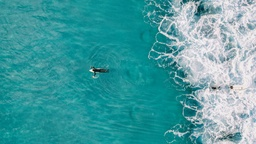
#> input picture ridimensionare/surfer.jpg, 256 x 144 px, shrunk from 1920 x 1079 before the run
$ python energy.py surfer.jpg surfer-energy.png
#> lines starting #> are read from the running program, lines starting #| are printed output that depends on the picture
### ridimensionare/utils.py
"""
This module contains a set of utilities that are helpful for working with images,
which are needed to actually apply the seam carving algorithm to images.

"""


from PIL import Image


class Color:

    """
    A simple class representing an RGB value.
    """

    def __init__(self, r, g, b):
        self.r = r
        self.g = g
        self.b = b

    def __repr__(self):
        return f'Color({self.r}, {self.g}, {self.b})'

    def __str__(self):
        return repr(self)


def read_image_into_array(filename):

    """
    Read the given image into a 2D array of pixels. The result is an array,
    where each element represents a row. Each row is an array, where each
    element is a color.

    """
#> called with filename = 'surfer.jpg'

    img = Image.open(filename, 'r')
#> img is the input picture: PIL image 256x144 RGB; mean R, G, B 73.7, 157.7, 161.9
    w, h = img.size
#> w = 256; h = 144

    pixels = list(Color(*pixel) for pixel in img.getdata())
#> pixels = 36864 items
    return [pixels[n:(n + w)] for n in range(0, w * h, w)]


def write_array_into_image(pixels, filename):

    """
    Write the given 2D array of pixels into an image with the given filename.
    The input pixels are represented as an array, where each element is a row.
    Each row is an array, where each element is a color.

    """

    h = len(pixels)
    w = len(pixels[0])

    img = Image.new('RGB', (w, h))

    output_pixels = img.load()
    for y, row in enumerate(pixels):
        for x, color in enumerate(row):
            output_pixels[x, y] = (color.r, color.g, color.b)

    img.save(filename)

### ridimensionare/energy.py
"""
Running this module in isolation, the energy of an image will be visualized as
a grayscale heat map, with brighter spots representing pixels:
    python3 energy.py surfer.jpg surfer-energy.png

"""


import sys

from utils import Color, read_image_into_array, write_array_into_image


def energy_at(pixels, x, y):

    """
    This function computes the energy of the image at the given (x, y) position.
    The energy of the pixel is determined by looking at the pixels surrounding
    the requested position. In the case the requested position is at the edge
    of the image, the current position is used whenever a "surrounding position"
    would go out of bounds.

    Expected returnValue: A single number representing the energy at that point.
    """

    h = len(pixels)
    w = len(pixels[0])

    x0 = x if x == 0 else x - 1
    x1 = x if x == w - 1 else x + 1

    dxr = pixels[y][x0].r - pixels[y][x1].r
    dxg = pixels[y][x0].g - pixels[y][x1].g
    dxb = pixels[y][x0].b - pixels[y][x1].b
    dx = dxr * dxr + dxg * dxg + dxb * dxb

    y0 = y if y == 0 else y - 1
    y1 = y if y == h - 1 else y + 1

    dyr = pixels[y0][x].r - pixels[y1][x].r
    dyg = pixels[y0][x].g - pixels[y1][x].g
    dyb = pixels[y0][x].b - pixels[y1][x].b
    dy = dyr * dyr + dyg * dyg + dyb * dyb

    return dx + dy;


def compute_energy(pixels):

    """
    This functions computes the energy of the image at every pixel using the
    `energy_at` function, which actually computes the energy at any single
    position. The input is given as a 2D array of colors, and the output should
    be a 2D array of numbers, each representing the energy value at the
    corresponding position.

    Expected return value: the 2D grid of energy values.
    """

    energy = [[0 for _ in row] for row in pixels]

    for y, row in enumerate(pixels):
        for x, _ in enumerate(row):
            energy[y][x] = energy_at(pixels, x, y)

    return energy


def energy_data_to_colors(energy_data):

    """
    Convert the energy values at each pixel into colors that can be used to
    visualize the energy of the image. The steps to do this conversion are:
      1. Normalize the energy values to be between 0 and 255.
      2. Convert these values into grayscale colors, where the RGB values are
         all the same for a single color.

    """

    colors = [[0 for _ in row] for row in energy_data]

    max_energy = max(
        energy
        for row in energy_data
        for energy in row
    )

    for y, row in enumerate(energy_data):
        for x, energy in enumerate(row):
            energy_normalized = round(energy / max_energy * 255)
            colors[y][x] = Color(
                energy_normalized,
                energy_normalized,
                energy_normalized
            )

    return colors


if __name__ == '__main__':
    if len(sys.argv) != 3:
        print(f'USAGE: {__file__} <input> <output>')
        sys.exit(1)

    input_filename = sys.argv[1]
    output_filename = sys.argv[2]

    print(f'Reading {input_filename}...')
    pixels = read_image_into_array(input_filename)
#> pixels = 144 items

    print('Computing the energy...')
    energy_data = compute_energy(pixels)
#> the loop in compute_energy, `for y, row in enumerate(pixels):` made 144 passes
    energy_pixels = energy_data_to_colors(energy_data)
#> the loop in energy_data_to_colors, `for y, row in enumerate(energy_data):` made 144 passes

    print(f'Saving {output_filename}')
    write_array_into_image(energy_pixels, output_filename)
#> in write_array_into_image, `img = Image.new('RGB', (w, h))`: img: PIL image 256x144 RGB; every value is 0
#> the loop in write_array_into_image, `for y, row in enumerate(pixels):` made 144 passes
#> in write_array_into_image, `img.save(filename)`:
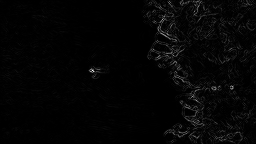
#> saved as surfer-energy.png: PIL image 256x144 RGB; min 0, max 255, mean 4.7

$ run again, with ridimensionare/arch.jpg copied over ridimensionare/surfer.jpg
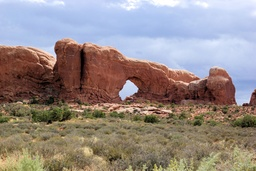
#> input picture ridimensionare/arch.jpg, 256 x 171 px, shrunk from 1920 x 1285 before the run
#> in read_image_into_array, img is the input picture: PIL image 256x171 RGB; mean R, G, B 148.8, 137.7, 134.6
#> in read_image_into_array, `pixels = list(Color(*pixel) for pixel in img.getdata())`: pixels = 43776 items
#> `pixels = read_image_into_array(input_filename)`: pixels = 171 items
#> the loop in compute_energy, `for y, row in enumerate(pixels):` made 171 passes
#> img: PIL image 256x171 RGB; every value is 0
#> in write_array_into_image, `img.save(filename)`:
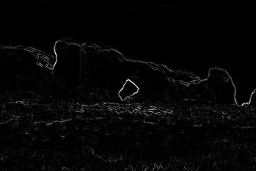
#> saved as surfer-energy.png: PIL image 256x171 RGB; min 0, max 255, mean 5.2
